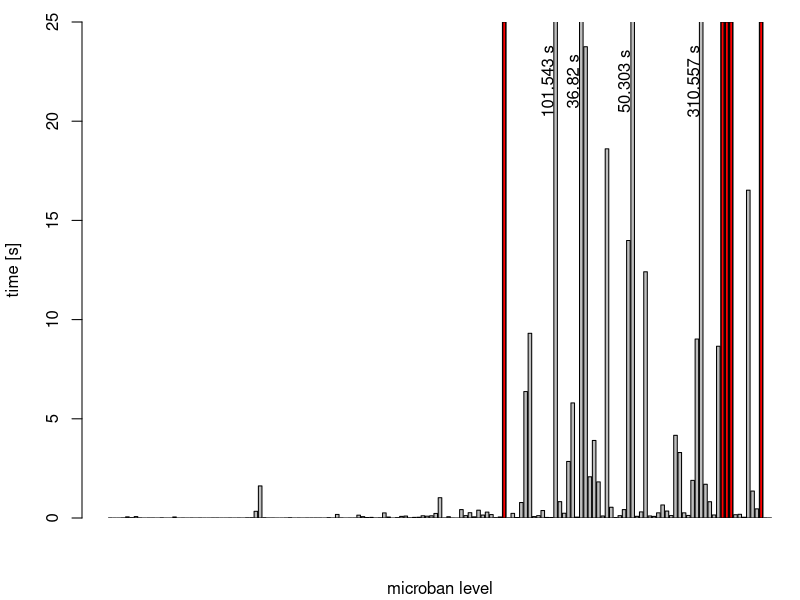
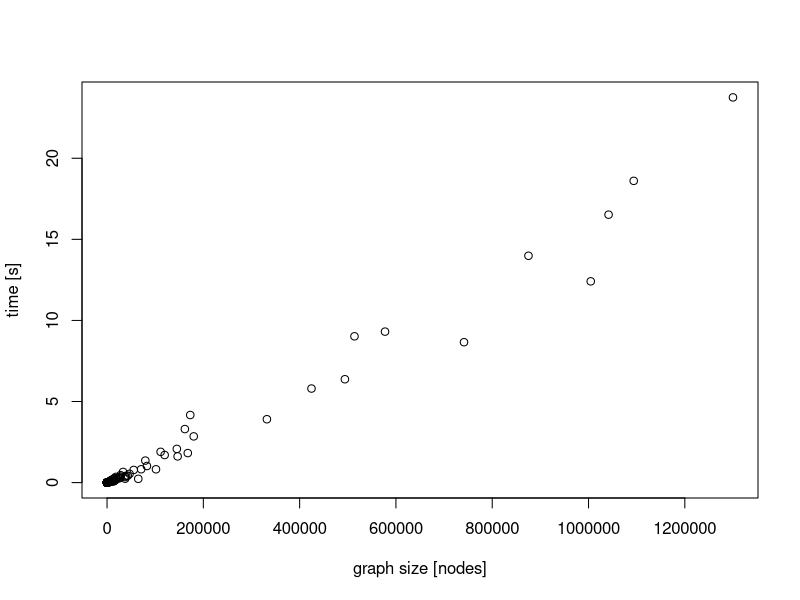

Generate these figures, in order, with R:
graph  = read.csv('timing2.csv',header = FALSE)[,1]
timing = read.csv('timing2.csv',header = FALSE)[,2]

figwidth = 10
figheight = 5



offset = 0.4
lim = 25
setEPS()
postscript("../Report/img/micoban_timing.eps",width=figwidth,height=figheight)
par(mfrow=c(1,1),oma=c(0,0,0,0), mar=c(4,4,1,0)+0.1)
mid_bar = barplot(timing,ylim=c(0,lim), xpd=FALSE,xlab="microban level", ylab="time [s]")
for( i in 1:length(timing) ){
	if(timing[i] > lim && timing[i] < 99999){
		text(mid_bar[i-2],lim-3, labels=paste(c(timing[i]," s"),collapse=""), srt=90)
		print(i)
	} else if(timing[i] == 99999){
		rect(mid_bar[i]-offset,0,mid_bar[i]+offset,lim,angle=90, col="red")
	}
}
q = dev.off()
for(i in 1:length(timing) ){ #one outlier and they all seem to be in the same spot
	if(timing[i] > 25){
		timing[i] = 0
		graph[i] = 0
	}
}
setEPS()
postscript("../Report/img/time_vs_graph_size.eps",width=figwidth,height=figheight)
plot(graph,timing, xlab="graph size [nodes]",ylab="time [s]")
q = dev.off()
